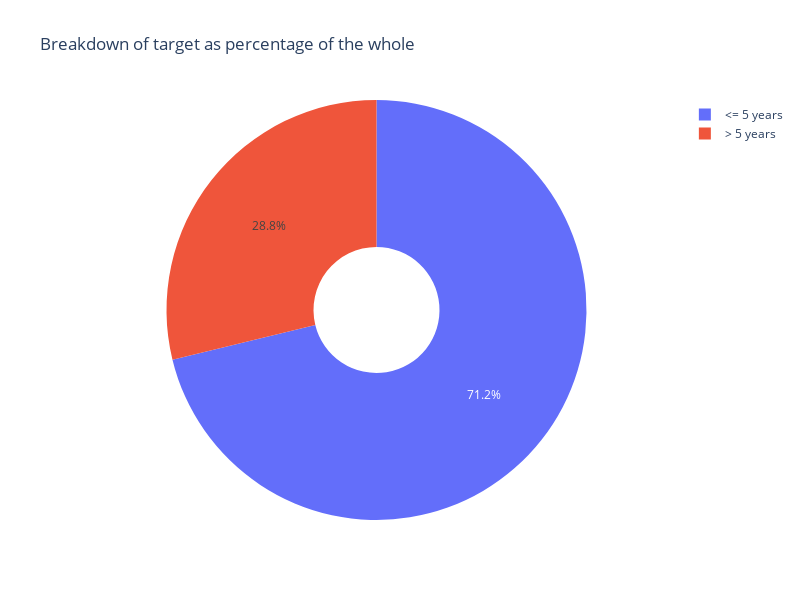

Here is the notebook cell this chart was saved with:
### Code cell
fig = px.pie(
    df_full_train, 
    values=df_full_train.target.value_counts(), 
    names=TARGET_LABELS, 
    hole=.3, 
    title='Breakdown of target as percentage of the whole',
    width=800,   #figure width in pixels
    height=600, 
)
fig.show()

### Figure 1 — Plotly figure (JSON) as saved in the notebook; plotly's stock layout.template omitted (floating-point values rounded to 4 significant figures)
{"data": [{"domain": {"x": [0, 1], "y": [0, 1]}, "hole": 0.3, "hovertemplate": "label=%{label}<br>value=%{value}<extra></extra>", "labels": ["<= 5 years", "> 5 years"], "legendgroup": "", "name": "", "showlegend": true, "type": "pie", "values": [2848, 1152]}], "layout": {"height": 600, "legend": {"tracegroupgap": 0}, "title": {"text": "Breakdown of target as percentage of the whole"}, "width": 800}}
